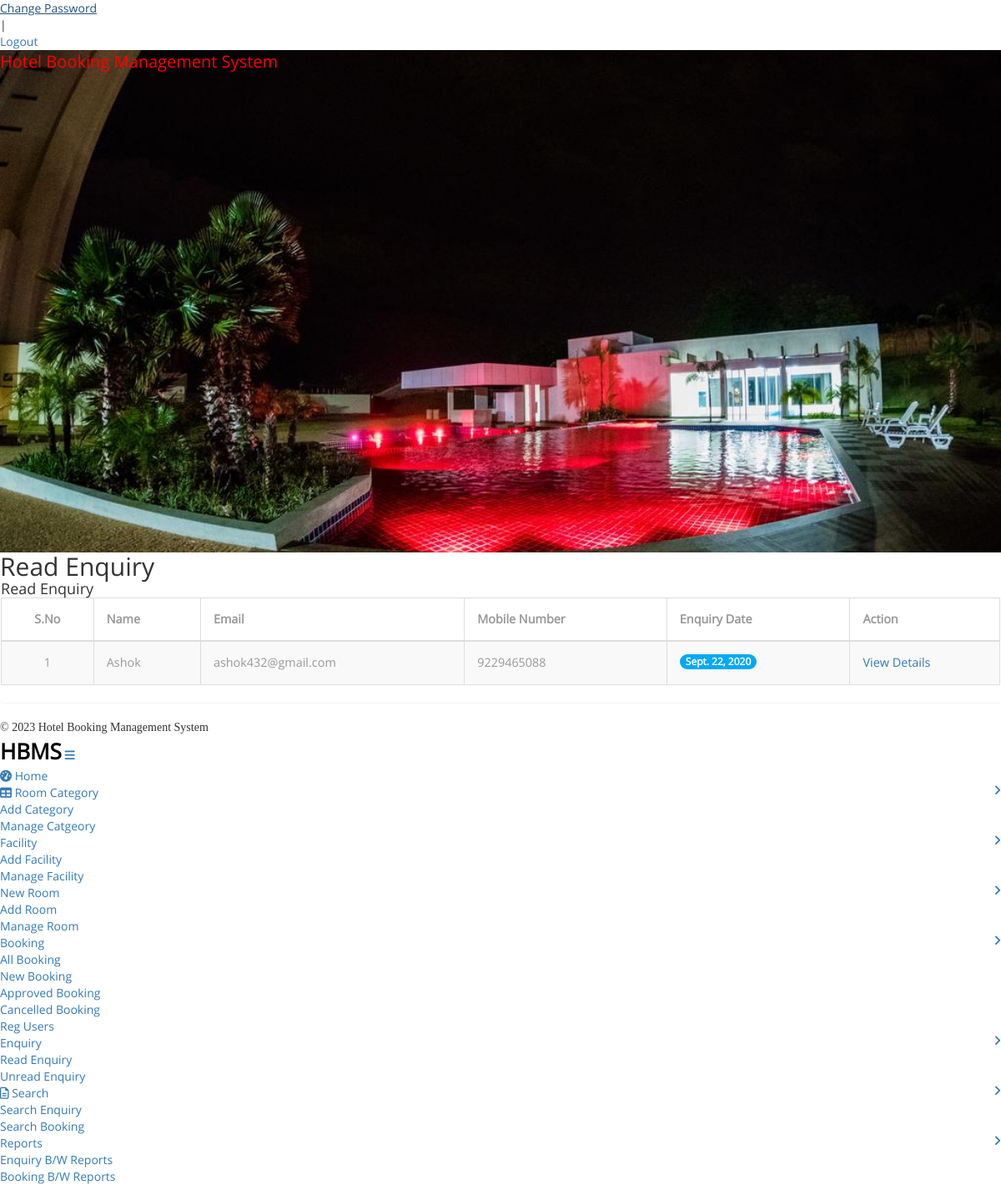
The page /read_enquiry (signed in) on the database its author committed.
### hotel/models.py (models this page shows, shortened)
class Contact(models.Model):
    name = models.CharField(max_length=50)
    mobilenumber = models.CharField(max_length=10)
    emailid = models.CharField(max_length=100)
    message = models.CharField(max_length=500)
    enquirydate = models.DateField()
    isread = models.CharField(max_length=10)

### hotel/views.py (the view)
# urls.py: path('read_enquiry',read_enquiry, name='read_enquiry'),
def read_enquiry(request):
    if not request.user.is_authenticated:
        return redirect('admin_login')
    contact = Contact.objects.filter(isread="yes")
    d = {'contact': contact}
    return render(request, 'read_enquiry.html', d)

### hotel/templates/read_enquiry.html (shortened to what this page needs)
{% load static %}
{% block body %}
<html>
<head>
<link href="{% static 'admin/css/bootstrap.min.css' %}" rel='stylesheet' type='text/css' />
<link href="{% static 'admin/css/style.css' %}" rel='stylesheet' type='text/css' />
<link href="{% static 'admin/css/font-awesome.css' %}" rel="stylesheet">
<link rel="stylesheet" href="{% static 'admin/css/icon-font.min.css' %}" type='text/css' />
</head>
<body>
   <div class="page-container">
	<div class="left-content">
	   <div class="inner-content">
			{% include 'adminheader.html' %}
			<div class="content">
<div class="women_main">
	<div class="grids">
					<div class="progressbar-heading grids-heading">
						<h2>Read Enquiry</h2>
					</div>
					<div class="panel panel-widget forms-panel">
						<div class="forms">
							<div class="form-grids widget-shadow" data-example-id="basic-forms">
								<div class="form-title">
									<h4>Read Enquiry</h4>
								</div>
								<div class="form-body">
									     <table class="table table-bordered table-striped table-vcenter js-dataTable-full-pagination">
                                <thead>
                                    <tr>
                                        <th class="text-center">S.No</th>
                                        <th>Name</th>
                                        <th class="d-none d-sm-table-cell">Email</th>
                                        <th class="d-none d-sm-table-cell">Mobile Number</th>
                                        <th class="d-none d-sm-table-cell">Enquiry Date</th>
                                        <th class="d-none d-sm-table-cell" style="width: 15%;">Action</th>
                                       </tr>
                                </thead>
                                <tbody>
                                 {% for i in contact %}
                                    <tr>
                                        <td class="text-center">{{forloop.counter}}</td>
                                        <td class="font-w600">{{i.name}}</td>
                                        <td class="d-none d-sm-table-cell">{{i.emailid}}</td>
                                        <td class="d-none d-sm-table-cell">{{i.mobilenumber}}</td>
                                        <td class="d-none d-sm-table-cell">
                                            <span class="badge badge-primary">{{i.enquirydate}}</span>
                                        </td>
                                         <td><a href="{% url 'view_enquiry' i.id %}">View Details</a></td>
                                    </tr>
                                 {% endfor %}
                                </tbody>
                            </table>
								</div>
							</div>
						</div>
					</div>
				</div>
{% include 'adminfooter.html' %}
</div>
</div>
		</div>
</div>
			{% include 'adminsidebar.html' %}
							</div>
</body>
</html>
{% endblock %}

### hotel/static/css/style.css (style rules this page uses)
body a { transition:0.5s all; -webkit-transition:0.5s all; -moz-transition:0.5s all; -o-transition:0.5s all; -ms-transition:0.5s all; }
h1,h2,h3,h4,h5,h6 { padding:0 0; margin:0 0; }
body { padding:0 0; margin:0 0; font-family: 'OpenSans-Regular' }
.table > thead > tr > th, .table > tbody > tr > th, .table > tfoot > tr > th, .table > thead > tr > td, .table > tbody > tr > td, .table > tfoot > tr > td { border-top: none !important; }
.badge-primary { background-color: #03a9f4; }
.table td, .table>tbody>tr>td, .table>tbody>tr>th, .table>tfoot>tr>td, .table>tfoot>tr>th, .table>thead>tr>td, .table>thead>tr>th { padding: 15px!important; }
.table > thead > tr > th, .table > tbody > tr > th, .table > tfoot > tr > th, .table > thead > tr > td, .table > tbody > tr > td, .table > tfoot > tr > td { font-size: 0.9em; color: #999; border-top: none !important; }

### rows shown on the page
Contact: name "Ashok", emailid "ashok432@gmail.com", mobilenumber "9229465088", enquirydate "Sept. 22, 2020"
